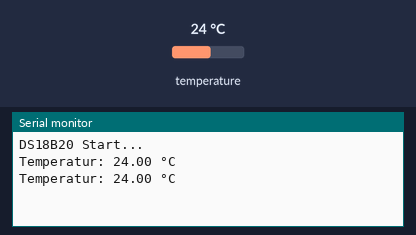
The sketch below on a simulated Arduino Uno, built with avr-gcc and run on an emulated ATmega328P. Parts: the last lines printed to the serial monitor. Inputs (shaded band) come from the test bench; at power-on: temperature 24 °C.

Above: at 3.3 s.
3.4 s: temperature set to 12 °C
At 5.3 s:
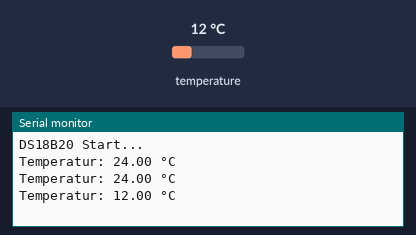
5.9 s: temperature set to 19 °C
At 6.5 s:
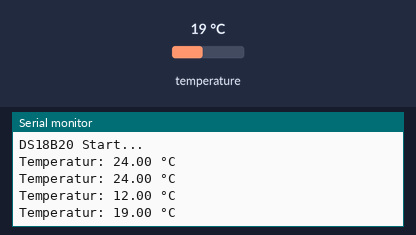
Timing chart, 0 to 8.9 s (numbered marks = the images above; inputs shaded):
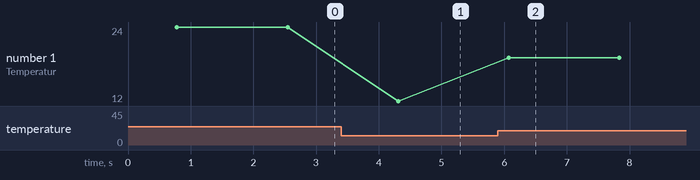

The sketch:

DS18B20_test.ino
```cpp
#include <OneWire.h>
#include <DallasTemperature.h>

#define ONE_WIRE_BUS 26  // A0-Pin des Feather V2

OneWire oneWire(ONE_WIRE_BUS);
DallasTemperature sensors(&oneWire);

void setup() {
  Serial.begin(115200);
  sensors.begin();

  Serial.println("DS18B20 Start...");
}

void loop() {
  sensors.requestTemperatures();                    // Messung starten
  float tempC = sensors.getTempCByIndex(0);         // Ersten Sensor lesen

  Serial.print("Temperatur: ");
  Serial.print(tempC);
  Serial.println(" °C");

  delay(1000);  // 1 Sekunde Pause
}
```

Measured:
- after the input at 3.4 s, the serial monitor: prints a new line after 0.91 s (image 1)
- after the input at 5.9 s, the serial monitor: prints a new line after 0.17 s (image 2)
- plotted number 1: 24 → 12 after the input at 3.4 s, 12 → 19 after the input at 5.9 s
